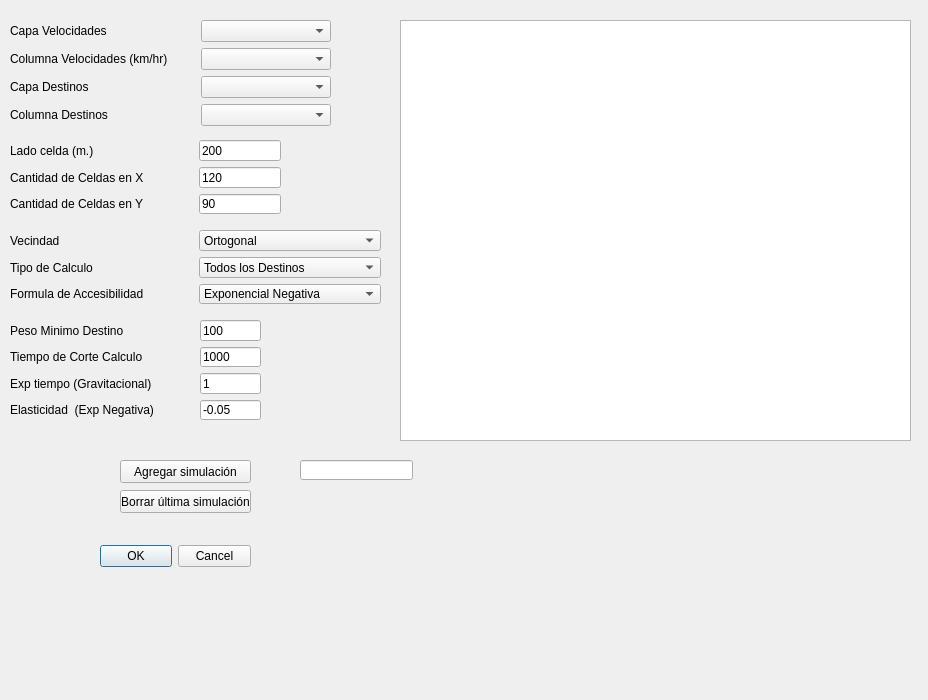
<?xml version="1.0" encoding="UTF-8"?>
<ui version="4.0">
 <class>GridClusteringDialogBase</class>
 <widget class="QDialog" name="GridClusteringDialogBase">
  <property name="geometry">
   <rect>
    <x>0</x>
    <y>0</y>
    <width>928</width>
    <height>700</height>
   </rect>
  </property>
  <property name="windowTitle">
   <string>Accesibilidad Raster V2</string>
  </property>
  <widget class="QDialogButtonBox" name="button_box">
   <property name="geometry">
    <rect>
     <x>100</x>
     <y>540</y>
     <width>151</width>
     <height>32</height>
    </rect>
   </property>
   <property name="orientation">
    <enum>Qt::Horizontal</enum>
   </property>
   <property name="standardButtons">
    <set>QDialogButtonBox::Cancel|QDialogButtonBox::Ok</set>
   </property>
  </widget>
  <widget class="QPushButton" name="btnAddSimParams">
   <property name="geometry">
    <rect>
     <x>120</x>
     <y>460</y>
     <width>131</width>
     <height>23</height>
    </rect>
   </property>
   <property name="text">
    <string>Agregar simulación</string>
   </property>
  </widget>
  <widget class="QLineEdit" name="testLineEdit">
   <property name="geometry">
    <rect>
     <x>300</x>
     <y>460</y>
     <width>113</width>
     <height>20</height>
    </rect>
   </property>
  </widget>
  <widget class="QTableWidget" name="tblSimParams">
   <property name="geometry">
    <rect>
     <x>400</x>
     <y>20</y>
     <width>511</width>
     <height>421</height>
    </rect>
   </property>
  </widget>
  <widget class="QPushButton" name="btnDelSimParams">
   <property name="geometry">
    <rect>
     <x>120</x>
     <y>490</y>
     <width>131</width>
     <height>23</height>
    </rect>
   </property>
   <property name="text">
    <string>Borrar última simulación</string>
   </property>
  </widget>
  <widget class="QWidget" name="">
   <property name="geometry">
    <rect>
     <x>10</x>
     <y>20</y>
     <width>321</width>
     <height>106</height>
    </rect>
   </property>
   <layout class="QGridLayout" name="gridLayout" columnstretch="10,7">
    <item row="0" column="0">
     <widget class="QLabel" name="label_2">
      <property name="text">
       <string>Capa Velocidades</string>
      </property>
      <property name="wordWrap">
       <bool>true</bool>
      </property>
     </widget>
    </item>
    <item row="1" column="0">
     <widget class="QLabel" name="label_3">
      <property name="text">
       <string>Columna Velocidades (km/hr)</string>
      </property>
      <property name="wordWrap">
       <bool>true</bool>
      </property>
     </widget>
    </item>
    <item row="2" column="0">
     <widget class="QLabel" name="label_4">
      <property name="text">
       <string>Capa Destinos</string>
      </property>
      <property name="wordWrap">
       <bool>true</bool>
      </property>
     </widget>
    </item>
    <item row="3" column="0">
     <widget class="QLabel" name="label_8">
      <property name="text">
       <string>Columna Destinos</string>
      </property>
     </widget>
    </item>
    <item row="0" column="1">
     <widget class="QComboBox" name="cboxOrigLayerName"/>
    </item>
    <item row="2" column="1">
     <widget class="QComboBox" name="cboxDestLayerName"/>
    </item>
    <item row="1" column="1">
     <widget class="QComboBox" name="cboxOrigLayerFieldName"/>
    </item>
    <item row="3" column="1">
     <widget class="QComboBox" name="cboxDestLayerFieldName"/>
    </item>
   </layout>
  </widget>
  <widget class="QWidget" name="">
   <property name="geometry">
    <rect>
     <x>10</x>
     <y>140</y>
     <width>271</width>
     <height>74</height>
    </rect>
   </property>
   <layout class="QGridLayout" name="gridLayout_2" columnstretch="20,9">
    <item row="0" column="0">
     <widget class="QLabel" name="label_9">
      <property name="text">
       <string>Lado celda (m.)</string>
      </property>
     </widget>
    </item>
    <item row="0" column="1">
     <widget class="QLineEdit" name="lineLadoCeldas">
      <property name="text">
       <string>200</string>
      </property>
     </widget>
    </item>
    <item row="1" column="0">
     <widget class="QLabel" name="label_6">
      <property name="text">
       <string>Cantidad de Celdas en X</string>
      </property>
     </widget>
    </item>
    <item row="1" column="1">
     <widget class="QLineEdit" name="lineCeldasX">
      <property name="text">
       <string>120</string>
      </property>
     </widget>
    </item>
    <item row="2" column="0">
     <widget class="QLabel" name="label_7">
      <property name="text">
       <string>Cantidad de Celdas en Y</string>
      </property>
     </widget>
    </item>
    <item row="2" column="1">
     <widget class="QLineEdit" name="lineCeldasY">
      <property name="text">
       <string>90</string>
      </property>
     </widget>
    </item>
   </layout>
  </widget>
  <widget class="QWidget" name="">
   <property name="geometry">
    <rect>
     <x>10</x>
     <y>230</y>
     <width>371</width>
     <height>74</height>
    </rect>
   </property>
   <layout class="QGridLayout" name="gridLayout_3">
    <item row="0" column="0">
     <widget class="QLabel" name="label_15">
      <property name="text">
       <string>Vecindad</string>
      </property>
     </widget>
    </item>
    <item row="0" column="1">
     <widget class="QComboBox" name="comboBox_tipo_acc_2">
      <item>
       <property name="text">
        <string>Ortogonal</string>
       </property>
      </item>
      <item>
       <property name="text">
        <string>Ortogonal y Diagonal</string>
       </property>
      </item>
     </widget>
    </item>
    <item row="1" column="0">
     <widget class="QLabel" name="label_10">
      <property name="text">
       <string>Tipo de Calculo</string>
      </property>
     </widget>
    </item>
    <item row="1" column="1">
     <widget class="QComboBox" name="comboBox_tipo_acc">
      <item>
       <property name="text">
        <string>Todos los Destinos</string>
       </property>
      </item>
      <item>
       <property name="text">
        <string>Mas Cercano</string>
       </property>
      </item>
     </widget>
    </item>
    <item row="2" column="0">
     <widget class="QLabel" name="label_11">
      <property name="text">
       <string>Formula de Accesibilidad</string>
      </property>
     </widget>
    </item>
    <item row="2" column="1">
     <widget class="QComboBox" name="comboBox_tipo_formula">
      <item>
       <property name="text">
        <string>Exponencial Negativa</string>
       </property>
      </item>
      <item>
       <property name="text">
        <string>Gravitacional</string>
       </property>
      </item>
      <item>
       <property name="text">
        <string>Promedio Ponderado</string>
       </property>
      </item>
     </widget>
    </item>
   </layout>
  </widget>
  <widget class="QWidget" name="">
   <property name="geometry">
    <rect>
     <x>10</x>
     <y>320</y>
     <width>251</width>
     <height>100</height>
    </rect>
   </property>
   <layout class="QGridLayout" name="gridLayout_4" columnstretch="6,2">
    <item row="0" column="0">
     <widget class="QLabel" name="label_17">
      <property name="text">
       <string>Peso Minimo Destino</string>
      </property>
     </widget>
    </item>
    <item row="0" column="1">
     <widget class="QLineEdit" name="txtMinWeightDest">
      <property name="text">
       <string>100</string>
      </property>
     </widget>
    </item>
    <item row="1" column="0">
     <widget class="QLabel" name="label_16">
      <property name="text">
       <string>Tiempo de Corte Calculo</string>
      </property>
     </widget>
    </item>
    <item row="1" column="1">
     <widget class="QLineEdit" name="txtMaxTimeCalc">
      <property name="text">
       <string>1000</string>
      </property>
     </widget>
    </item>
    <item row="2" column="0">
     <widget class="QLabel" name="label_12">
      <property name="text">
       <string>Exp tiempo (Gravitacional)</string>
      </property>
     </widget>
    </item>
    <item row="2" column="1">
     <widget class="QLineEdit" name="txtExpTime">
      <property name="text">
       <string>1</string>
      </property>
     </widget>
    </item>
    <item row="3" column="0">
     <widget class="QLabel" name="label_14">
      <property name="text">
       <string>Elasticidad  (Exp Negativa)</string>
      </property>
     </widget>
    </item>
    <item row="3" column="1">
     <widget class="QLineEdit" name="txtElasticity">
      <property name="text">
       <string>-0.05</string>
      </property>
     </widget>
    </item>
   </layout>
  </widget>
 </widget>
 <resources/>
 <connections>
  <connection>
   <sender>button_box</sender>
   <signal>accepted()</signal>
   <receiver>GridClusteringDialogBase</receiver>
   <slot>accept()</slot>
   <hints>
    <hint type="sourcelabel">
     <x>20</x>
     <y>20</y>
    </hint>
    <hint type="destinationlabel">
     <x>20</x>
     <y>20</y>
    </hint>
   </hints>
  </connection>
  <connection>
   <sender>button_box</sender>
   <signal>rejected()</signal>
   <receiver>GridClusteringDialogBase</receiver>
   <slot>reject()</slot>
   <hints>
    <hint type="sourcelabel">
     <x>20</x>
     <y>20</y>
    </hint>
    <hint type="destinationlabel">
     <x>20</x>
     <y>20</y>
    </hint>
   </hints>
  </connection>
 </connections>
</ui>
